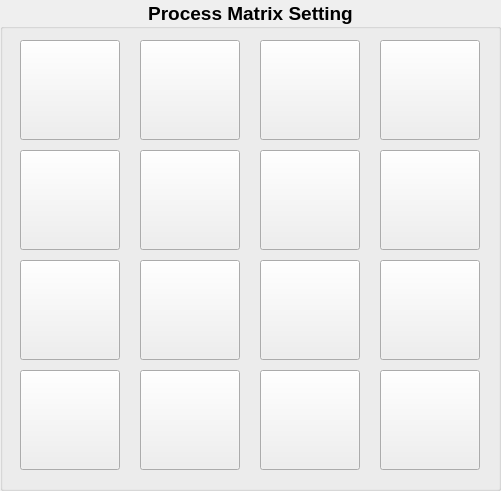
   <widget class="QGroupBox" name="groupBox">
    <property name="geometry">
     <rect>
      <x>20</x>
      <y>20</y>
      <width>501</width>
      <height>491</height>
     </rect>
    </property>
    <property name="minimumSize">
     <size>
      <width>500</width>
      <height>300</height>
     </size>
    </property>
    <property name="baseSize">
     <size>
      <width>500</width>
      <height>300</height>
     </size>
    </property>
    <property name="font">
     <font>
      <pointsize>14</pointsize>
      <weight>75</weight>
      <bold>true</bold>
     </font>
    </property>
    <property name="cursor">
     <cursorShape>ArrowCursor</cursorShape>
    </property>
    <property name="mouseTracking">
     <bool>true</bool>
    </property>
    <property name="layoutDirection">
     <enum>Qt::LeftToRight</enum>
    </property>
    <property name="title">
     <string>Process Matrix Setting</string>
    </property>
    <property name="alignment">
     <set>Qt::AlignCenter</set>
    </property>
    <widget class="QPushButton" name="matButton01">
     <property name="geometry">
      <rect>
       <x>20</x>
       <y>40</y>
       <width>100</width>
       <height>100</height>
      </rect>
     </property>
     <property name="cursor">
      <cursorShape>PointingHandCursor</cursorShape>
     </property>
     <property name="mouseTracking">
      <bool>true</bool>
     </property>
     <property name="styleSheet">
      <string notr="true">QPushButton::checked{
	background-color: rgb(44, 116, 179);
}</string>
     </property>
     <property name="text">
      <string/>
     </property>
     <property name="icon">
      <iconset>
       <normaloff>../../icon/01.jpg</normaloff>../../icon/01.jpg</iconset>
     </property>
     <property name="iconSize">
      <size>
       <width>90</width>
       <height>90</height>
      </size>
     </property>
     <property name="checkable">
      <bool>false</bool>
     </property>
     <property name="checked">
      <bool>false</bool>
     </property>
    </widget>
    <widget class="QPushButton" name="matButton11">
     <property name="geometry">
      <rect>
       <x>20</x>
       <y>150</y>
       <width>100</width>
       <height>100</height>
      </rect>
     </property>
     <property name="cursor">
      <cursorShape>PointingHandCursor</cursorShape>
     </property>
     <property name="mouseTracking">
      <bool>true</bool>
     </property>
     <property name="styleSheet">
      <string notr="true">QPushButton::checked{
	background-color: rgb(44, 116, 179);
}</string>
     </property>
     <property name="text">
      <string/>
     </property>
     <property name="icon">
      <iconset>
       <normaloff>../../icon/11.jpg</normaloff>../../icon/11.jpg</iconset>
     </property>
     <property name="iconSize">
      <size>
       <width>90</width>
       <height>90</height>
      </size>
     </property>
     <property name="checkable">
      <bool>false</bool>
     </property>
     <property name="checked">
      <bool>false</bool>
     </property>
    </widget>
    <widget class="QPushButton" name="matButton21">
     <property name="geometry">
      <rect>
       <x>20</x>
       <y>260</y>
       <width>100</width>
       <height>100</height>
      </rect>
     </property>
     <property name="cursor">
      <cursorShape>PointingHandCursor</cursorShape>
     </property>
     <property name="mouseTracking">
      <bool>true</bool>
     </property>
     <property name="styleSheet">
      <string notr="true">QPushButton::checked{
	background-color: rgb(44, 116, 179);
}</string>
     </property>
     <property name="text">
      <string/>
     </property>
     <property name="icon">
      <iconset>
       <normaloff>../../icon/21.jpg</normaloff>../../icon/21.jpg</iconset>
     </property>
     <property name="iconSize">
      <size>
       <width>90</width>
       <height>90</height>
      </size>
     </property>
     <property name="checkable">
      <bool>false</bool>
     </property>
     <property name="checked">
      <bool>false</bool>
     </property>
    </widget>
    <widget class="QPushButton" name="matButton31">
     <property name="geometry">
      <rect>
       <x>20</x>
       <y>370</y>
       <width>100</width>
       <height>100</height>
      </rect>
     </property>
     <property name="cursor">
      <cursorShape>PointingHandCursor</cursorShape>
     </property>
     <property name="mouseTracking">
      <bool>true</bool>
     </property>
     <property name="styleSheet">
      <string notr="true">QPushButton::checked{
	background-color: rgb(44, 116, 179);
}</string>
     </property>
     <property name="text">
      <string/>
     </property>
     <property name="icon">
      <iconset>
       <normaloff>../../icon/31.jpg</normaloff>../../icon/31.jpg</iconset>
     </property>
     <property name="iconSize">
      <size>
       <width>90</width>
       <height>90</height>
      </size>
     </property>
     <property name="checkable">
      <bool>false</bool>
     </property>
     <property name="checked">
      <bool>false</bool>
     </property>
    </widget>
    <widget class="QPushButton" name="matButton02">
     <property name="geometry">
      <rect>
       <x>140</x>
       <y>40</y>
       <width>100</width>
       <height>100</height>
      </rect>
     </property>
     <property name="cursor">
      <cursorShape>PointingHandCursor</cursorShape>
     </property>
     <property name="mouseTracking">
      <bool>true</bool>
     </property>
     <property name="styleSheet">
      <string notr="true">QPushButton::checked{
	background-color: rgb(44, 116, 179);
}</string>
     </property>
     <property name="text">
      <string/>
     </property>
     <property name="icon">
      <iconset>
       <normaloff>../../icon/02.jpg</normaloff>../../icon/02.jpg</iconset>
     </property>
     <property name="iconSize">
      <size>
       <width>90</width>
       <height>90</height>
      </size>
     </property>
     <property name="checkable">
      <bool>false</bool>
     </property>
     <property name="checked">
      <bool>false</bool>
     </property>
    </widget>
    <widget class="QPushButton" name="matButton12">
     <property name="geometry">
      <rect>
       <x>140</x>
       <y>150</y>
       <width>100</width>
       <height>100</height>
      </rect>
     </property>
     <property name="cursor">
      <cursorShape>PointingHandCursor</cursorShape>
     </property>
     <property name="mouseTracking">
      <bool>true</bool>
     </property>
     <property name="styleSheet">
      <string notr="true">QPushButton::checked{
	background-color: rgb(44, 116, 179);
}</string>
     </property>
     <property name="text">
      <string/>
     </property>
     <property name="icon">
      <iconset>
       <normaloff>../../icon/12.jpg</normaloff>../../icon/12.jpg</iconset>
     </property>
     <property name="iconSize">
      <size>
       <width>90</width>
       <height>90</height>
      </size>
     </property>
     <property name="checkable">
      <bool>false</bool>
     </property>
     <property name="checked">
      <bool>false</bool>
     </property>
    </widget>
    <widget class="QPushButton" name="matButton22">
     <property name="geometry">
      <rect>
       <x>140</x>
       <y>260</y>
       <width>100</width>
       <height>100</height>
      </rect>
     </property>
     <property name="cursor">
      <cursorShape>PointingHandCursor</cursorShape>
     </property>
     <property name="mouseTracking">
      <bool>true</bool>
     </property>
     <property name="styleSheet">
      <string notr="true">QPushButton::checked{
	background-color: rgb(44, 116, 179);
}</string>
     </property>
     <property name="text">
      <string/>
     </property>
     <property name="icon">
      <iconset>
       <normaloff>../../icon/22.jpg</normaloff>../../icon/22.jpg</iconset>
     </property>
     <property name="iconSize">
      <size>
       <width>90</width>
       <height>90</height>
      </size>
     </property>
     <property name="checkable">
      <bool>false</bool>
     </property>
     <property name="checked">
      <bool>false</bool>
     </property>
    </widget>
    <widget class="QPushButton" name="matButton32">
     <property name="geometry">
      <rect>
       <x>140</x>
       <y>370</y>
       <width>100</width>
       <height>100</height>
      </rect>
     </property>
     <property name="cursor">
      <cursorShape>PointingHandCursor</cursorShape>
     </property>
     <property name="mouseTracking">
      <bool>true</bool>
     </property>
     <property name="styleSheet">
      <string notr="true">QPushButton::checked{
	background-color: rgb(44, 116, 179);
}</string>
     </property>
     <property name="text">
      <string/>
     </property>
     <property name="icon">
      <iconset>
       <normaloff>../../icon/32.jpg</normaloff>../../icon/32.jpg</iconset>
     </property>
     <property name="iconSize">
      <size>
       <width>90</width>
       <height>90</height>
      </size>
     </property>
     <property name="checkable">
      <bool>false</bool>
     </property>
     <property name="checked">
      <bool>false</bool>
     </property>
    </widget>
    <widget class="QPushButton" name="matButton03">
     <property name="geometry">
      <rect>
       <x>260</x>
       <y>40</y>
       <width>100</width>
       <height>100</height>
      </rect>
     </property>
     <property name="cursor">
      <cursorShape>PointingHandCursor</cursorShape>
     </property>
     <property name="mouseTracking">
      <bool>true</bool>
     </property>
     <property name="styleSheet">
      <string notr="true">QPushButton::checked{
	background-color: rgb(44, 116, 179);
}</string>
     </property>
     <property name="text">
      <string/>
     </property>
     <property name="icon">
      <iconset>
       <normaloff>../../icon/04.jpg</normaloff>../../icon/04.jpg</iconset>
     </property>
     <property name="iconSize">
      <size>
       <width>90</width>
       <height>90</height>
      </size>
     </property>
     <property name="checkable">
      <bool>false</bool>
     </property>
     <property name="checked">
      <bool>false</bool>
     </property>
    </widget>
    <widget class="QPushButton" name="matButton13">
     <property name="geometry">
      <rect>
       <x>260</x>
       <y>150</y>
       <width>100</width>
       <height>100</height>
      </rect>
     </property>
     <property name="cursor">
      <cursorShape>PointingHandCursor</cursorShape>
     </property>
     <property name="mouseTracking">
      <bool>true</bool>
     </property>
     <property name="styleSheet">
      <string notr="true">QPushButton::checked{
	background-color: rgb(44, 116, 179);
}</string>
     </property>
     <property name="text">
      <string/>
     </property>
     <property name="icon">
      <iconset>
       <normaloff>../../icon/13.jpg</normaloff>../../icon/13.jpg</iconset>
     </property>
     <property name="iconSize">
      <size>
       <width>90</width>
       <height>90</height>
      </size>
     </property>
     <property name="checkable">
      <bool>false</bool>
     </property>
     <property name="checked">
      <bool>false</bool>
     </property>
    </widget>
    <widget class="QPushButton" name="matButton23">
     <property name="geometry">
      <rect>
       <x>260</x>
       <y>260</y>
       <width>100</width>
       <height>100</height>
      </rect>
     </property>
     <property name="cursor">
      <cursorShape>PointingHandCursor</cursorShape>
     </property>
     <property name="mouseTracking">
      <bool>true</bool>
     </property>
     <property name="styleSheet">
      <string notr="true">QPushButton::checked{
	background-color: rgb(44, 116, 179);
}</string>
     </property>
     <property name="text">
      <string/>
     </property>
     <property name="icon">
      <iconset>
       <normaloff>../../icon/23.jpg</normaloff>../../icon/23.jpg</iconset>
     </property>
     <property name="iconSize">
      <size>
       <width>90</width>
       <height>90</height>
      </size>
     </property>
     <property name="checkable">
      <bool>false</bool>
     </property>
     <property name="checked">
      <bool>false</bool>
     </property>
    </widget>
    <widget class="QPushButton" name="matButton33">
     <property name="geometry">
      <rect>
       <x>260</x>
       <y>370</y>
       <width>100</width>
       <height>100</height>
      </rect>
     </property>
     <property name="cursor">
      <cursorShape>PointingHandCursor</cursorShape>
     </property>
     <property name="mouseTracking">
      <bool>true</bool>
     </property>
     <property name="styleSheet">
      <string notr="true">QPushButton::checked{
	background-color: rgb(44, 116, 179);
}</string>
     </property>
     <property name="text">
      <string/>
     </property>
     <property name="icon">
      <iconset>
       <normaloff>../../icon/33.jpg</normaloff>../../icon/33.jpg</iconset>
     </property>
     <property name="iconSize">
      <size>
       <width>90</width>
       <height>90</height>
      </size>
     </property>
     <property name="checkable">
      <bool>false</bool>
     </property>
     <property name="checked">
      <bool>false</bool>
     </property>
    </widget>
    <widget class="QPushButton" name="matButton04">
     <property name="geometry">
      <rect>
       <x>380</x>
       <y>40</y>
       <width>100</width>
       <height>100</height>
      </rect>
     </property>
     <property name="cursor">
      <cursorShape>PointingHandCursor</cursorShape>
     </property>
     <property name="mouseTracking">
      <bool>true</bool>
     </property>
     <property name="styleSheet">
      <string notr="true">QPushButton::checked{
	background-color: rgb(44, 116, 179);
}</string>
     </property>
     <property name="text">
      <string/>
     </property>
     <property name="icon">
      <iconset>
       <normaloff>../../icon/04.jpg</normaloff>../../icon/04.jpg</iconset>
     </property>
     <property name="iconSize">
      <size>
       <width>90</width>
       <height>90</height>
      </size>
     </property>
     <property name="checkable">
      <bool>false</bool>
     </property>
     <property name="checked">
      <bool>false</bool>
     </property>
    </widget>
    <widget class="QPushButton" name="matButton14">
     <property name="geometry">
      <rect>
       <x>380</x>
       <y>150</y>
       <width>100</width>
       <height>100</height>
      </rect>
     </property>
     <property name="cursor">
      <cursorShape>PointingHandCursor</cursorShape>
     </property>
     <property name="mouseTracking">
      <bool>true</bool>
     </property>
     <property name="styleSheet">
      <string notr="true">QPushButton::checked{
	background-color: rgb(44, 116, 179);
}</string>
     </property>
     <property name="text">
      <string/>
     </property>
     <property name="icon">
      <iconset>
       <normaloff>../../icon/14.jpg</normaloff>../../icon/14.jpg</iconset>
     </property>
     <property name="iconSize">
      <size>
       <width>90</width>
       <height>90</height>
      </size>
     </property>
     <property name="checkable">
      <bool>false</bool>
     </property>
     <property name="checked">
      <bool>false</bool>
     </property>
    </widget>
    <widget class="QPushButton" name="matButton24">
     <property name="geometry">
      <rect>
       <x>380</x>
       <y>260</y>
       <width>100</width>
       <height>100</height>
      </rect>
     </property>
     <property name="cursor">
      <cursorShape>PointingHandCursor</cursorShape>
     </property>
     <property name="mouseTracking">
      <bool>true</bool>
     </property>
     <property name="styleSheet">
      <string notr="true">QPushButton::checked{
	background-color: rgb(44, 116, 179);
}</string>
     </property>
     <property name="text">
      <string/>
     </property>
     <property name="icon">
      <iconset>
       <normaloff>../../icon/24.jpg</normaloff>../../icon/24.jpg</iconset>
     </property>
     <property name="iconSize">
      <size>
       <width>90</width>
       <height>90</height>
      </size>
     </property>
     <property name="checkable">
      <bool>false</bool>
     </property>
     <property name="checked">
      <bool>false</bool>
     </property>
    </widget>
    <widget class="QPushButton" name="matButton34">
     <property name="geometry">
      <rect>
       <x>380</x>
       <y>370</y>
       <width>100</width>
       <height>100</height>
      </rect>
     </property>
     <property name="cursor">
      <cursorShape>PointingHandCursor</cursorShape>
     </property>
     <property name="mouseTracking">
      <bool>true</bool>
     </property>
     <property name="styleSheet">
      <string notr="true">QPushButton::checked{
	background-color: rgb(44, 116, 179);
}</string>
     </property>
     <property name="text">
      <string/>
     </property>
     <property name="icon">
      <iconset>
       <normaloff>../../icon/34.jpg</normaloff>../../icon/34.jpg</iconset>
     </property>
     <property name="iconSize">
      <size>
       <width>90</width>
       <height>90</height>
      </size>
     </property>
     <property name="checkable">
      <bool>false</bool>
     </property>
     <property name="checked">
      <bool>false</bool>
     </property>
    </widget>
   </widget>
